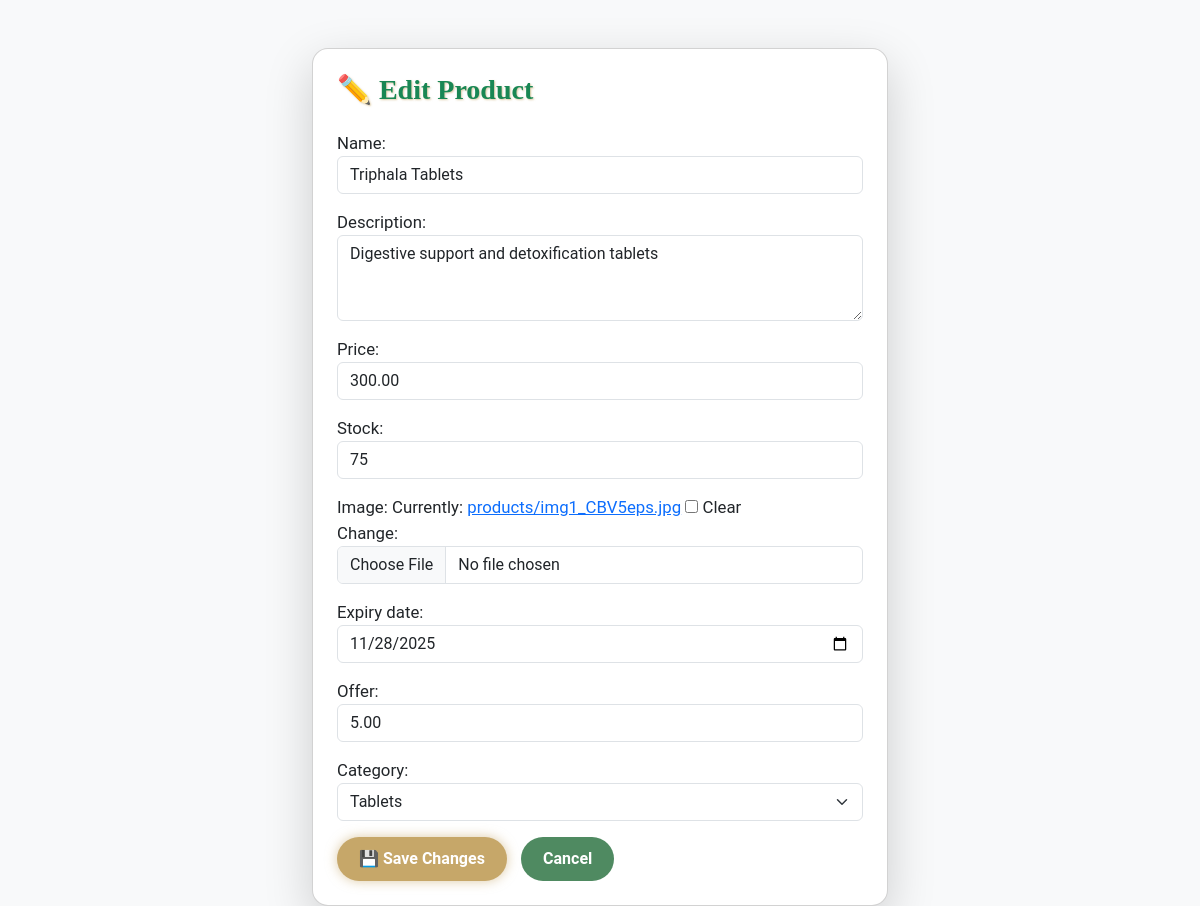
Page /seller/edit-product/1/ (signed in) on the committed database.
### greenpharma/models.py (models this page shows, shortened)
class Product(models.Model):
    name = models.CharField(max_length=200)
    description = models.TextField(blank=True)
    price = models.DecimalField(max_digits=10, decimal_places=2)
    stock = models.IntegerField(default=0)
    image = models.ImageField(upload_to="products/", blank=True, null=True)
    expiry_date = models.DateField(blank=True, null=True)  # Expiry date
    offer = models.DecimalField(max_digits=5, decimal_places=2, default=0)  # Discount %
    category = models.ForeignKey(
        Category, on_delete=models.CASCADE, related_name="products", null=True, blank=True
    )
    seller = models.ForeignKey(
        SellerProfile, on_delete=models.CASCADE, related_name="products", null=True, blank=True
    )

class Category(models.Model):
    name = models.CharField(max_length=100, unique=True)
    def __str__(self):
        return self.name

### greenpharma/views.py (the view)
# urls.py: path("seller/edit-product/<int:product_id>/", views.edit_product, name="edit_product"),
@login_required
def edit_product(request, product_id):
    profile = SellerProfile.objects.get(user=request.user)
    product = get_object_or_404(Product, pk=product_id, seller=profile)
    if request.method == "POST":
        form = ProductForm(request.POST, request.FILES, instance=product)
        if form.is_valid():
            form.save()
            messages.success(request, "✅ Product updated successfully!")
            return redirect("seller_dashboard")
    else:
        form = ProductForm(instance=product)
    return render(request, "greenpharma/edit_product.html", {"form": form, "product": product})

### greenpharma/forms.py (shortened to what this page needs)
class ProductForm(forms.ModelForm):
    class Meta:
        model = Product
        fields = ['name', 'description', 'price', 'stock', 'image', 'expiry_date', 'offer', 'category']
        widgets = {
            'name': forms.TextInput(attrs={'class': 'form-control'}),
            'description': forms.Textarea(attrs={'class': 'form-control', 'rows': 3}),
            'price': forms.NumberInput(attrs={'class': 'form-control'}),
            'stock': forms.NumberInput(attrs={'class': 'form-control'}),
            'image': forms.ClearableFileInput(attrs={'class': 'form-control'}),
            'expiry_date': forms.DateInput(attrs={'class': 'form-control', 'type': 'date'}),
            'offer': forms.NumberInput(attrs={'class': 'form-control'}),
            'category': forms.Select(attrs={'class': 'form-select'}),
        }

### greenpharma/templates/greenpharma/edit_product.html (shortened to what this page needs)
{% load static %}
<!DOCTYPE html>
<html lang="en">
<head>
    <link href="https://cdn.jsdelivr.net/npm/bootstrap@5.3.0/dist/css/bootstrap.min.css" rel="stylesheet">
</head>
<body class="bg-light">
<div class="container mt-5">
    <div class="card shadow-lg p-4">
        <h3 class="text-success">✏️ Edit Product</h3>
        <form method="POST" enctype="multipart/form-data">
            {{ form.as_p }}
            <button type="submit" class="btn btn-success">💾 Save Changes</button>
            <a href="{% url 'seller_dashboard' %}" class="btn btn-secondary">Cancel</a>
        </form>
    </div>
</div>
</body>
</html>

### greenpharma/templates/greenpharma/edit_product.html (style rules this page uses)
body.bg-light { background-color: #f8f6f0; font-family: 'Roboto', sans-serif; color: #2c3e29; margin: 0; padding: 0; }
.container { max-width: 600px; }
.card { border-radius: 16px; background: white; box-shadow: 0 12px 30px rgba(0,0,0,0.12); padding: 2rem 2.5rem; transition: box-shadow 0.3s ease; }
h3.text-success { font-family: 'Playfair Display', serif; font-weight: 700; color: #1a4d2e; margin-bottom: 1.5rem; text-shadow: 1px 1px 2px rgb(198 167 105 / 0.6); }
form { font-size: 1.05rem; }
form button.btn-success { background-color: #c6a769; border: none; font-weight: 700; padding: 10px 22px; border-radius: 50px; box-shadow: 0 0 12px rgba(198, 167, 105, 0.6); transition: background-color 0.3s ease, box-shadow 0.3s ease; }
form a.btn-secondary { border-radius: 50px; padding: 10px 22px; margin-left: 10px; font-weight: 600; background-color: #4f8a61; border: none; color: white; }

### rows in the picture
Product: name "Triphala Tablets", description "Digestive support and detoxification tablets", price "300.00", stock "75", expiry_date "11/28/2025", offer "5.00", category "Tablets"
